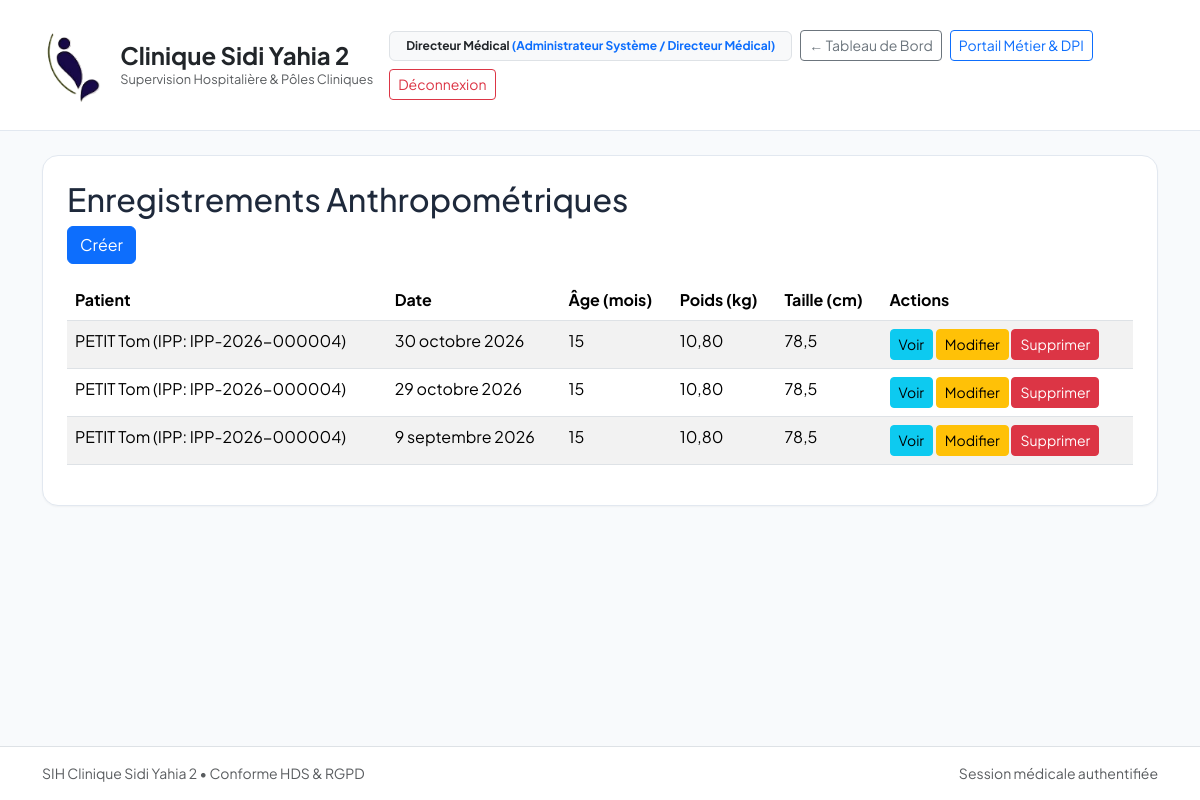
Page /pediatrie/anthropometry/ (signed in) on the committed database.
### apps/core/models.py (models this page shows, shortened)
class CustomUser(AbstractUser):
    role = models.CharField(
        max_length=30,
        choices=UserRole.choices,
        default=UserRole.MEDECIN,
        verbose_name="Rôle hospitalier",
    )
    department = models.ForeignKey(
        Department,
        on_delete=models.PROTECT,
        null=True,
        blank=True,
        related_name="staff_members",
        verbose_name="Département d'affectation",
    )
    license_number = models.CharField(
        max_length=30,
        blank=True,
        verbose_name="Numéro RPPS / ADELI",
        help_text="Identifiant national des professionnels de santé",
    )
    phone_number = models.CharField(
        max_length=20,
        blank=True,
        verbose_name="Numéro de téléphone d'urgence / Bip",
    )
    class Meta:
        verbose_name = "Personnel Médical / Utilisateur"
        verbose_name_plural = "Personnel Médical / Utilisateurs"

class AuditableModel(models.Model):
    created_at = models.DateTimeField(
        auto_now_add=True,
        verbose_name="Date de création",
        help_text="Horodatage immuable de l'enregistrement",
    )
    updated_at = models.DateTimeField(
        auto_now=True,
        verbose_name="Dernière mise à jour",
        help_text="Horodatage automatique de la dernière modification",
    )
    class Meta:
        abstract = True

class Patient(AuditableModel):
    ipp = models.CharField(
        max_length=20,
        unique=True,
        editable=False,
        verbose_name="IPP (Identifiant Permanent Patient)",
        help_text="Format normalisé : IPP-YYYY-XXXXXX",
    )
    nir = models.CharField(
        max_length=50,
        unique=True,
        verbose_name="Numéro de Sécurité Sociale / Numéro de carte d'identité",
        help_text="Identifiant unique (aucun format imposé, vérification des doublons uniquement)",
    )
    last_name = models.CharField(max_length=100, verbose_name="Nom usuel")
    first_name = models.CharField(max_length=100, verbose_name="Prénom")
    maiden_name = models.CharField(max_length=100, blank=True, verbose_name="Nom de naissance")
    birth_date = models.DateField(verbose_name="Date de naissance")
    gender = models.CharField(
        max_length=1,
        choices=[("M", "Masculin"), ("F", "Féminin"), ("I", "Indéterminé")],
        verbose_name="Sexe biologique",
    )
    blood_group = models.CharField(
        max_length=4,
        choices=BloodGroup.choices,
        default=BloodGroup.INDETERMINE,
        verbose_name="Groupe sanguin & Rhésus",
    )
    current_status = models.ForeignKey(
        PatientStatusConfig,
        on_delete=models.PROTECT,
        null=True,
        blank=True,
        related_name="patients",
        verbose_name="Statut actuel du patient",
    )
    status_updated_at = models.DateTimeField(
        null=True,
        blank=True,
        verbose_name="Dernier changement de statut",
    )
    known_allergies = models.TextField(blank=True, verbose_name="Allergies connues")
    major_medical_history = models.TextField(blank=True, verbose_name="Antécédents médico-chirurgicaux majeurs")
    ongoing_treatments = models.TextField(blank=True, verbose_name="Traitements en cours")
    trusted_person_name = models.CharField(max_length=120, blank=True, verbose_name="Personne de confiance / Représentant légal")
    trusted_person_relation = models.CharField(
        max_length=80,
        blank=True,
        default="Représentant légal / Tuteur",
        verbose_name="Qualité du représentant légal",
    )
    trusted_person_phone = models.CharField(max_length=25, blank=True, verbose_name="Téléphone de la personne de confiance")
    phone = models.CharField(max_length=25, blank=True, verbose_name="Téléphone patient")
    email = models.EmailField(blank=True, verbose_name="Adresse courriel")
    address = models.CharField(max_length=255, blank=True, verbose_name="Adresse postale")
    city = models.CharField(max_length=100, blank=True, verbose_name="Ville / Commune")
    state_province = models.CharField(max_length=100, blank=True, verbose_name="Wilaya / Province / État")
    national_id_number = models.CharField(max_length=50, blank=True, verbose_name="N° PC ou Carte d'Identité (CI)")
    class Meta:
        verbose_name = "Dossier Patient Unique (DPI)"
        verbose_name_plural = "Dossiers Patients Uniques (DPI)"
        ordering = ["last_name", "first_name"]
    def __str__(self) -> str:
        return f"{self.last_name.upper()} {self.first_name} (IPP: {self.ipp})"

### apps/pediatrie/models.py (models this page shows, shortened)
class AnthropometricRecord(AuditableModel):
    patient = models.ForeignKey(
        Patient,
        on_delete=models.CASCADE,
        related_name="anthropometric_records",
        verbose_name="Enfant (DPI)",
    )
    recorded_by = models.ForeignKey(
        CustomUser,
        on_delete=models.PROTECT,
        verbose_name="Praticien / Soignant ayant mesuré",
    )
    measurement_date = models.DateField(default=date.today, verbose_name="Date de mesure")
    age_in_months = models.PositiveIntegerField(verbose_name="Âge de l'enfant (en mois)")
    weight_kg = models.DecimalField(max_digits=5, decimal_places=2, verbose_name="Poids (kg)")
    height_cm = models.DecimalField(max_digits=5, decimal_places=1, verbose_name="Taille (cm)")
    cranial_perimeter_cm = models.DecimalField(
        max_digits=4, decimal_places=1, verbose_name="Périmètre crânien (cm)"
    )
    body_mass_index = models.DecimalField(
        max_digits=4, decimal_places=1, null=True, blank=True, verbose_name="IMC calculé (kg/m²)"
    )
    percentiles_notes = models.CharField(
        max_length=150, blank=True, verbose_name="Positionnement sur courbe (ex: Médiane, +1 DS)"
    )
    clinical_observations = models.TextField(blank=True, verbose_name="Observations cliniques")
    class Meta:
        verbose_name = "Relevé Anthropométrique Pédiatrique"
        verbose_name_plural = "Relevés Anthropométriques Pédiatriques"
        ordering = ["-measurement_date"]

### apps/pediatrie/views.py (the view)
# urls.py: path("anthropometry/", views.AnthropometricRecordListView.as_view(), name="anthro_list"),
class AnthropometricRecordListView(LoginRequiredMixin, RoleRequiredMixin, ListView):
    model = AnthropometricRecord
    template_name = "pediatrie/anthropometric_list.html"
    context_object_name = "records"
    paginate_by = 20
    ordering = ["-measurement_date"]
    def get_queryset(self):
        qs = super().get_queryset().select_related("patient", "recorded_by")
        q = self.request.GET.get("q")
        if q:
            qs = qs.filter(patient__last_name__icontains=q)
        return qs

### apps/core/context_processors.py (called while the page is built)
def clinic_branding(request: HttpRequest) -> Dict[str, object]:
    info = get_clinic_parameters_dict()
    return {
        "CLINIC_LOGO_DATA_URI": get_clinic_logo_data_uri(),
        "CLINIC_INFO": info,
        "CLINIC_NAME": info["nom_clinique"],
        "CLINIC_ADDRESS": info["adresse_complete"],
        "CLINIC_PHONE": info["telephone"],
        "CLINIC_EMAIL": info["email"],
    }

### apps/pediatrie/views.py (called while the page is built)
def user_has_pediatrie_role(user):
    return user.is_authenticated and (
        user.is_superuser or user.role in [UserRole.ADMIN, UserRole.MEDECIN, UserRole.INFIRMIER, UserRole.SAGE_FEMME]
    )

    def test_func(self):
        return user_has_pediatrie_role(self.request.user)

### templates/pediatrie/anthropometric_list.html (shortened to what this page needs)
{% extends 'base.html' %}
{% load static %}
{% block content %}
<h2>Enregistrements Anthropométriques</h2>
<a href="{% url 'pediatrie:anthro_create' %}" class="btn btn-primary mb-3">Créer</a>
<table class="table table-striped">
  <thead>
    <tr>
      <th>Patient</th>
      <th>Date</th>
      <th>Âge (mois)</th>
      <th>Poids (kg)</th>
      <th>Taille (cm)</th>
      <th>Actions</th>
    </tr>
  </thead>
  <tbody>
    {% for record in records %}
    <tr>
      <td>{{ record.patient }}</td>
      <td>{{ record.measurement_date }}</td>
      <td>{{ record.age_in_months }}</td>
      <td>{{ record.weight_kg }}</td>
      <td>{{ record.height_cm }}</td>
      <td>
        <a href="{% url 'pediatrie:anthro_detail' record.pk %}" class="btn btn-sm btn-info">Voir</a>
        <a href="{% url 'pediatrie:anthro_update' record.pk %}" class="btn btn-sm btn-warning">Modifier</a>
        <a href="{% url 'pediatrie:anthro_delete' record.pk %}" class="btn btn-sm btn-danger">Supprimer</a>
      </td>
    </tr>
    {% empty %}
    <tr><td colspan="6">Aucun enregistrement.</td></tr>
    {% endfor %}
  </tbody>
</table>
{% endblock %}

### templates/base.html (shortened to what this page needs)
<!DOCTYPE html>
<html lang="fr">
<head>
    <link href="https://cdn.jsdelivr.net/npm/bootstrap@5.3.3/dist/css/bootstrap.min.css" rel="stylesheet">
</head>
<body class="d-flex flex-column min-vh-100">
    <nav class="navbar navbar-expand-lg sih-navbar py-3 mb-4">
        <div class="container">
            <a class="navbar-brand fw-bold text-dark d-flex align-items-center gap-3" href="{% url 'home_dashboard' %}">
                <img src="{{ CLINIC_LOGO_DATA_URI|default:'/static/images/logo_clinique.png' }}"
                    alt="Logo Clinique Sidi Yahia 2" style="height: 88px; width: auto; object-fit: contain;">
                <div>
                    <div class="fs-4 fw-bold lh-sm">Clinique Sidi Yahia 2</div>
                    <div class="text-muted fw-normal" style="font-size: 0.8rem;">Supervision Hospitalière &amp; Pôles
                        Cliniques</div>
                </div>
            </a>
            <div class="d-flex align-items-center gap-2 ms-auto flex-wrap">
                {% if request.user.is_authenticated %}
                <span class="badge bg-light text-dark border px-3 py-2">
                    {{ request.user.get_full_name|default:request.user.username }}
                    <span class="text-primary fw-bold">({{ request.user.get_role_display }})</span>
                </span>
                {% endif %}
                <a href="{% url 'home_dashboard' %}" class="btn btn-sm btn-outline-secondary">
                    &larr; Tableau de Bord
                </a>
                <a href="/admin/" class="btn btn-sm btn-outline-primary">
                    Portail Métier &amp; DPI
                </a>
                <a href="{% url 'logout' %}" class="btn btn-sm btn-outline-danger">
                    Déconnexion
                </a>
            </div>
        </div>
    </nav>
    <main class="container mb-5 flex-grow-1">
        <div class="sih-card p-4">
            {% block content %}{% endblock %}
        </div>
    </main>
    <footer class="bg-white border-top py-3 mt-auto">
        <div class="container d-flex justify-content-between text-muted small">
            <span>SIH Clinique Sidi Yahia 2 &bull; Conforme HDS &amp; RGPD</span>
            <span>Session médicale authentifiée</span>
        </div>
    </footer>
</body>
</html>

### templates/base.html (style rules this page uses)
body { font-family: 'Plus Jakarta Sans', sans-serif; background-color: #f8fafc; color: #1e293b; }
.sih-navbar { background: #ffffff; border-bottom: 1px solid #e2e8f0; }
.sih-card { background: #ffffff; border: 1px solid #e2e8f0; border-radius: 1rem; box-shadow: 0 1px 2px 0 rgba(0, 0, 0, 0.04); }

### rows in the picture
CustomUser: user.get_full_name "Directeur Médical", user.role "Administrateur Système / Directeur Médical"
AnthropometricRecord: patient "PETIT Tom (IPP: IPP-2026-000004)", measurement_date "30 octobre 2026", age_in_months "15", weight_kg "10,80", height_cm "78,5"
AnthropometricRecord: patient "PETIT Tom (IPP: IPP-2026-000004)", measurement_date "29 octobre 2026", age_in_months "15", weight_kg "10,80", height_cm "78,5"
AnthropometricRecord: patient "PETIT Tom (IPP: IPP-2026-000004)", measurement_date "9 septembre 2026", age_in_months "15", weight_kg "10,80", height_cm "78,5"
